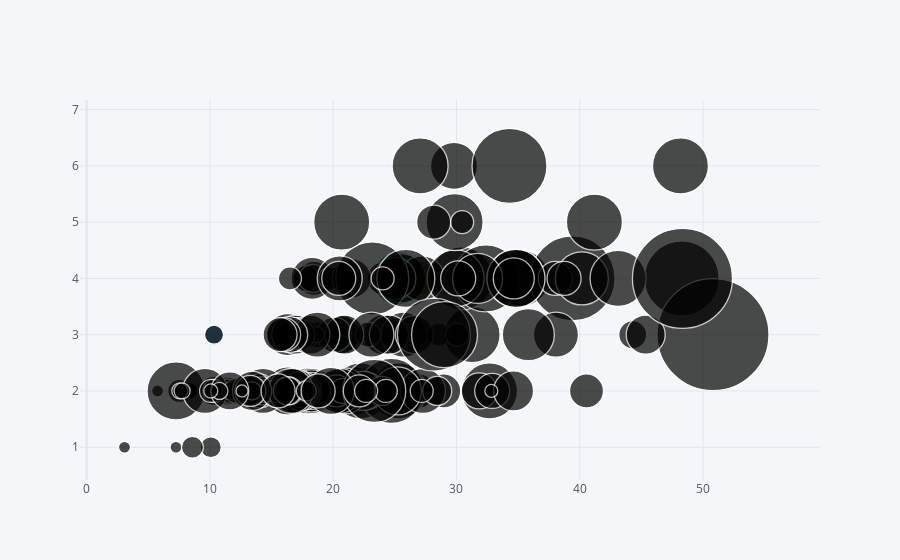

Notebook cell for this chart:
### Code cell
df.iplot(kind='bubble', x='total_bill', y='size', size='tip')

### Figure 1 — Plotly figure (JSON) as saved in the notebook; plotly's stock layout.template omitted (floating-point values rounded to 4 significant figures; data arrays with more than 128 entries replaced by an {"elided": "..."} marker saying what was removed)
{"data": [{"marker": {"color": ["rgb(255, 153, 51)", "rgb(55, 128, 191)", "rgb(50, 171, 96)", "rgb(128, 0, 128)", "rgb(219, 64, 82)", "rgb(0, 128, 128)", "rgb(255, 255, 51)", "rgb(128, 128, 0)", "rgb(251, 128, 114)", "rgb(128, 177, 211)"], "line": {"width": 1.3}, "size": {"elided": "244 int values"}, "symbol": "circle"}, "mode": "markers", "text": "", "type": "scatter", "x": {"elided": "244 float values"}, "y": {"elided": "244 int values"}}], "layout": {"legend": {"bgcolor": "#F5F6F9", "font": {"color": "#4D5663"}}, "paper_bgcolor": "#F5F6F9", "plot_bgcolor": "#F5F6F9", "title": {"font": {"color": "#4D5663"}}, "xaxis": {"gridcolor": "#E1E5ED", "showgrid": true, "tickfont": {"color": "#4D5663"}, "title": {"font": {"color": "#4D5663"}, "text": ""}, "zerolinecolor": "#E1E5ED"}, "yaxis": {"gridcolor": "#E1E5ED", "showgrid": true, "tickfont": {"color": "#4D5663"}, "title": {"font": {"color": "#4D5663"}, "text": ""}, "zerolinecolor": "#E1E5ED"}}}
